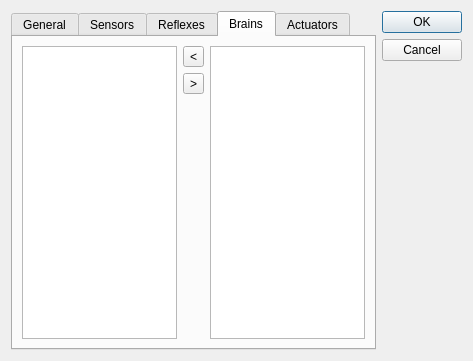
<?xml version="1.0" encoding="UTF-8"?>
<ui version="4.0">
 <class>DNAEditorDlg</class>
 <widget class="QDialog" name="DNAEditorDlg">
  <property name="geometry">
   <rect>
    <x>0</x>
    <y>0</y>
    <width>473</width>
    <height>361</height>
   </rect>
  </property>
  <property name="windowTitle">
   <string>Dialog</string>
  </property>
  <layout class="QHBoxLayout" name="horizontalLayout">
   <item>
    <widget class="QTabWidget" name="tabWidget">
     <property name="currentIndex">
      <number>3</number>
     </property>
     <widget class="QWidget" name="tab">
      <attribute name="title">
       <string>General</string>
      </attribute>
      <layout class="QFormLayout" name="formLayout">
       <property name="fieldGrowthPolicy">
        <enum>QFormLayout::AllNonFixedFieldsGrow</enum>
       </property>
       <item row="0" column="0">
        <widget class="QLabel" name="label">
         <property name="text">
          <string>Name</string>
         </property>
        </widget>
       </item>
       <item row="0" column="1">
        <widget class="QLineEdit" name="le_name">
         <property name="text">
          <string>Actor.Kinds.New</string>
         </property>
        </widget>
       </item>
       <item row="1" column="0">
        <widget class="QLabel" name="label_3">
         <property name="text">
          <string>Packed energy</string>
         </property>
        </widget>
       </item>
       <item row="1" column="1">
        <widget class="QSpinBox" name="sp_energy">
         <property name="minimum">
          <number>1</number>
         </property>
         <property name="maximum">
          <number>1000000000</number>
         </property>
         <property name="singleStep">
          <number>1</number>
         </property>
         <property name="value">
          <number>10</number>
         </property>
        </widget>
       </item>
       <item row="2" column="0">
        <widget class="QLabel" name="label_4">
         <property name="text">
          <string>Running cost</string>
         </property>
        </widget>
       </item>
       <item row="2" column="1">
        <widget class="QSpinBox" name="sp_cost">
         <property name="minimum">
          <number>1</number>
         </property>
         <property name="maximum">
          <number>1000000000</number>
         </property>
         <property name="singleStep">
          <number>1</number>
         </property>
         <property name="value">
          <number>10</number>
         </property>
        </widget>
       </item>
       <item row="3" column="0">
        <widget class="QLabel" name="label_5">
         <property name="text">
          <string>Average age</string>
         </property>
        </widget>
       </item>
       <item row="3" column="1">
        <widget class="QSpinBox" name="sp_age">
         <property name="minimum">
          <number>1</number>
         </property>
         <property name="maximum">
          <number>1000000000</number>
         </property>
         <property name="singleStep">
          <number>1</number>
         </property>
         <property name="value">
          <number>100</number>
         </property>
        </widget>
       </item>
      </layout>
     </widget>
     <widget class="QWidget" name="tab_2">
      <attribute name="title">
       <string>Sensors</string>
      </attribute>
      <layout class="QHBoxLayout" name="horizontalLayout_2">
       <item>
        <widget class="QListWidget" name="ls_sens_part"/>
       </item>
       <item>
        <layout class="QVBoxLayout" name="verticalLayout">
         <item>
          <widget class="QToolButton" name="b_sens_add">
           <property name="text">
            <string>&lt;</string>
           </property>
          </widget>
         </item>
         <item>
          <widget class="QToolButton" name="b_sens_rem">
           <property name="text">
            <string>&gt;</string>
           </property>
          </widget>
         </item>
         <item>
          <spacer name="verticalSpacer">
           <property name="orientation">
            <enum>Qt::Vertical</enum>
           </property>
           <property name="sizeHint" stdset="0">
            <size>
             <width>20</width>
             <height>40</height>
            </size>
           </property>
          </spacer>
         </item>
        </layout>
       </item>
       <item>
        <widget class="QListWidget" name="ls_sens_other"/>
       </item>
      </layout>
     </widget>
     <widget class="QWidget" name="tab_3">
      <attribute name="title">
       <string>Reflexes</string>
      </attribute>
      <layout class="QHBoxLayout" name="horizontalLayout_3">
       <item>
        <widget class="QListWidget" name="ls_refl_part"/>
       </item>
       <item>
        <layout class="QVBoxLayout" name="verticalLayout_2">
         <item>
          <widget class="QToolButton" name="b_refl_add">
           <property name="text">
            <string>&lt;</string>
           </property>
          </widget>
         </item>
         <item>
          <widget class="QToolButton" name="b_refl_rem">
           <property name="text">
            <string>&gt;</string>
           </property>
          </widget>
         </item>
         <item>
          <spacer name="verticalSpacer_2">
           <property name="orientation">
            <enum>Qt::Vertical</enum>
           </property>
           <property name="sizeHint" stdset="0">
            <size>
             <width>20</width>
             <height>40</height>
            </size>
           </property>
          </spacer>
         </item>
        </layout>
       </item>
       <item>
        <widget class="QListWidget" name="ls_refl_other"/>
       </item>
      </layout>
     </widget>
     <widget class="QWidget" name="tab_4">
      <attribute name="title">
       <string>Brains</string>
      </attribute>
      <layout class="QHBoxLayout" name="horizontalLayout_4">
       <item>
        <widget class="QListWidget" name="ls_brains_part"/>
       </item>
       <item>
        <layout class="QVBoxLayout" name="verticalLayout_3">
         <item>
          <widget class="QToolButton" name="b_brains_add">
           <property name="text">
            <string>&lt;</string>
           </property>
          </widget>
         </item>
         <item>
          <widget class="QToolButton" name="b_brains_rem">
           <property name="text">
            <string>&gt;</string>
           </property>
          </widget>
         </item>
         <item>
          <spacer name="verticalSpacer_3">
           <property name="orientation">
            <enum>Qt::Vertical</enum>
           </property>
           <property name="sizeHint" stdset="0">
            <size>
             <width>20</width>
             <height>40</height>
            </size>
           </property>
          </spacer>
         </item>
        </layout>
       </item>
       <item>
        <widget class="QListWidget" name="ls_brains_other"/>
       </item>
      </layout>
     </widget>
     <widget class="QWidget" name="tab_5">
      <attribute name="title">
       <string>Actuators</string>
      </attribute>
      <layout class="QHBoxLayout" name="horizontalLayout_5">
       <item>
        <widget class="QListWidget" name="ls_ak_part"/>
       </item>
       <item>
        <layout class="QVBoxLayout" name="verticalLayout_4">
         <item>
          <widget class="QToolButton" name="b_ak_add">
           <property name="text">
            <string>&lt;</string>
           </property>
          </widget>
         </item>
         <item>
          <widget class="QToolButton" name="b_ak_rem">
           <property name="text">
            <string>&gt;</string>
           </property>
          </widget>
         </item>
         <item>
          <spacer name="verticalSpacer_4">
           <property name="orientation">
            <enum>Qt::Vertical</enum>
           </property>
           <property name="sizeHint" stdset="0">
            <size>
             <width>20</width>
             <height>40</height>
            </size>
           </property>
          </spacer>
         </item>
        </layout>
       </item>
       <item>
        <widget class="QListWidget" name="ls_ak_others"/>
       </item>
      </layout>
     </widget>
    </widget>
   </item>
   <item>
    <widget class="QDialogButtonBox" name="buttonBox">
     <property name="orientation">
      <enum>Qt::Vertical</enum>
     </property>
     <property name="standardButtons">
      <set>QDialogButtonBox::Cancel|QDialogButtonBox::Ok</set>
     </property>
    </widget>
   </item>
  </layout>
 </widget>
 <resources/>
 <connections>
  <connection>
   <sender>buttonBox</sender>
   <signal>rejected()</signal>
   <receiver>DNAEditorDlg</receiver>
   <slot>reject()</slot>
   <hints>
    <hint type="sourcelabel">
     <x>316</x>
     <y>260</y>
    </hint>
    <hint type="destinationlabel">
     <x>286</x>
     <y>274</y>
    </hint>
   </hints>
  </connection>
 </connections>
</ui>
